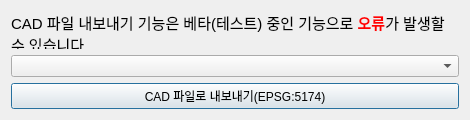
<?xml version="1.0" encoding="UTF-8"?>
<ui version="4.0">
 <class>V</class>
 <widget class="QDialog" name="V">
  <property name="geometry">
   <rect>
    <x>0</x>
    <y>0</y>
    <width>470</width>
    <height>120</height>
   </rect>
  </property>
  <property name="sizePolicy">
   <sizepolicy hsizetype="Preferred" vsizetype="Preferred">
    <horstretch>0</horstretch>
    <verstretch>0</verstretch>
   </sizepolicy>
  </property>
  <property name="maximumSize">
   <size>
    <width>16777215</width>
    <height>16777215</height>
   </size>
  </property>
  <property name="windowTitle">
   <string>CAD 내보내기</string>
  </property>
  <layout class="QVBoxLayout" name="verticalLayout_2">
   <item>
    <widget class="QLabel" name="label">
     <property name="text">
      <string>&lt;html&gt;&lt;head/&gt;&lt;body&gt;&lt;p&gt;&lt;span style=&quot; font-size:11pt;&quot;&gt;CAD 파일 내보내기 기능은 베타(테스트) 중인 기능으로 &lt;/span&gt;&lt;span style=&quot; font-size:11pt; font-weight:600; color:#ff0000;&quot;&gt;오류&lt;/span&gt;&lt;span style=&quot; font-size:11pt;&quot;&gt;가 발생할 수 있습니다.&lt;/span&gt;&lt;/p&gt;&lt;/body&gt;&lt;/html&gt;</string>
     </property>
     <property name="wordWrap">
      <bool>true</bool>
     </property>
    </widget>
   </item>
   <item>
    <widget class="QgsMapLayerComboBox" name="mMapLayerComboBox"/>
   </item>
   <item>
    <widget class="QPushButton" name="toCad">
     <property name="text">
      <string>CAD 파일로 내보내기(EPSG:5174)</string>
     </property>
    </widget>
   </item>
  </layout>
 </widget>
 <customwidgets>
  <customwidget>
   <class>QgsMapLayerComboBox</class>
   <extends>QComboBox</extends>
   <header>qgsmaplayercombobox.h</header>
  </customwidget>
 </customwidgets>
 <resources/>
 <connections/>
</ui>
